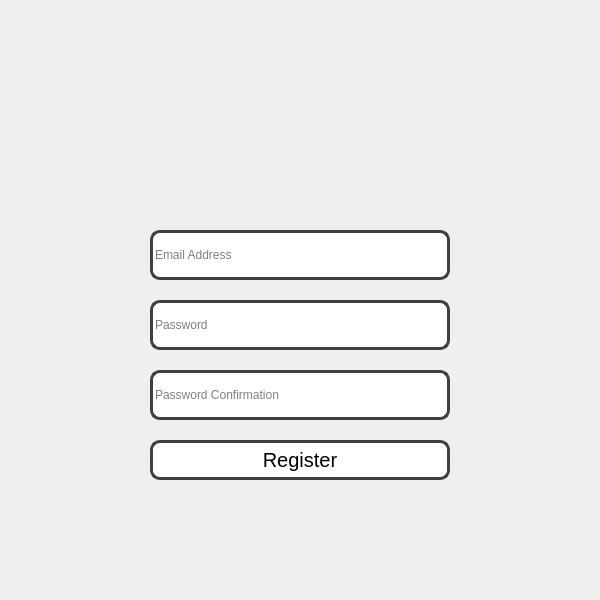
<?xml version="1.0" encoding="UTF-8"?>
<ui version="4.0">
 <class>SignUp</class>
 <widget class="QDialog" name="SignUp">
  <property name="geometry">
   <rect>
    <x>0</x>
    <y>0</y>
    <width>600</width>
    <height>600</height>
   </rect>
  </property>
  <property name="windowTitle">
   <string>Dialog</string>
  </property>
  <widget class="QLineEdit" name="emailRegisterLineEdit">
   <property name="geometry">
    <rect>
     <x>150</x>
     <y>230</y>
     <width>300</width>
     <height>50</height>
    </rect>
   </property>
   <property name="styleSheet">
    <string notr="true">border:3px solid #404040;
border-radius: 10px;</string>
   </property>
   <property name="maxLength">
    <number>60</number>
   </property>
   <property name="placeholderText">
    <string>Email Address</string>
   </property>
  </widget>
  <widget class="QLineEdit" name="passwordRegisterLineEdit">
   <property name="enabled">
    <bool>true</bool>
   </property>
   <property name="geometry">
    <rect>
     <x>150</x>
     <y>300</y>
     <width>300</width>
     <height>50</height>
    </rect>
   </property>
   <property name="sizePolicy">
    <sizepolicy hsizetype="Expanding" vsizetype="Fixed">
     <horstretch>0</horstretch>
     <verstretch>0</verstretch>
    </sizepolicy>
   </property>
   <property name="styleSheet">
    <string notr="true">border:3px solid #404040;
border-radius: 10px;</string>
   </property>
   <property name="maxLength">
    <number>60</number>
   </property>
   <property name="echoMode">
    <enum>QLineEdit::Password</enum>
   </property>
   <property name="placeholderText">
    <string>Password</string>
   </property>
  </widget>
  <widget class="QLineEdit" name="passwordConfirmationRegisterLineEdit">
   <property name="enabled">
    <bool>true</bool>
   </property>
   <property name="geometry">
    <rect>
     <x>150</x>
     <y>370</y>
     <width>300</width>
     <height>50</height>
    </rect>
   </property>
   <property name="sizePolicy">
    <sizepolicy hsizetype="Expanding" vsizetype="Fixed">
     <horstretch>0</horstretch>
     <verstretch>0</verstretch>
    </sizepolicy>
   </property>
   <property name="styleSheet">
    <string notr="true">border:3px solid #404040;
border-radius: 10px;</string>
   </property>
   <property name="maxLength">
    <number>60</number>
   </property>
   <property name="echoMode">
    <enum>QLineEdit::Password</enum>
   </property>
   <property name="placeholderText">
    <string>Password Confirmation</string>
   </property>
  </widget>
  <widget class="QPushButton" name="registerButton">
   <property name="geometry">
    <rect>
     <x>150</x>
     <y>440</y>
     <width>300</width>
     <height>40</height>
    </rect>
   </property>
   <property name="font">
    <font>
     <pointsize>15</pointsize>
     <bold>false</bold>
    </font>
   </property>
   <property name="styleSheet">
    <string notr="true">border:3px solid #404040;
border-radius: 10px;
background-color: rgb(255, 255, 255);</string>
   </property>
   <property name="text">
    <string>Register</string>
   </property>
  </widget>
  <widget class="QLabel" name="LogoThalesRegister">
   <property name="geometry">
    <rect>
     <x>150</x>
     <y>30</y>
     <width>300</width>
     <height>150</height>
    </rect>
   </property>
   <property name="text">
    <string/>
   </property>
  </widget>
 </widget>
 <resources/>
 <connections/>
</ui>
